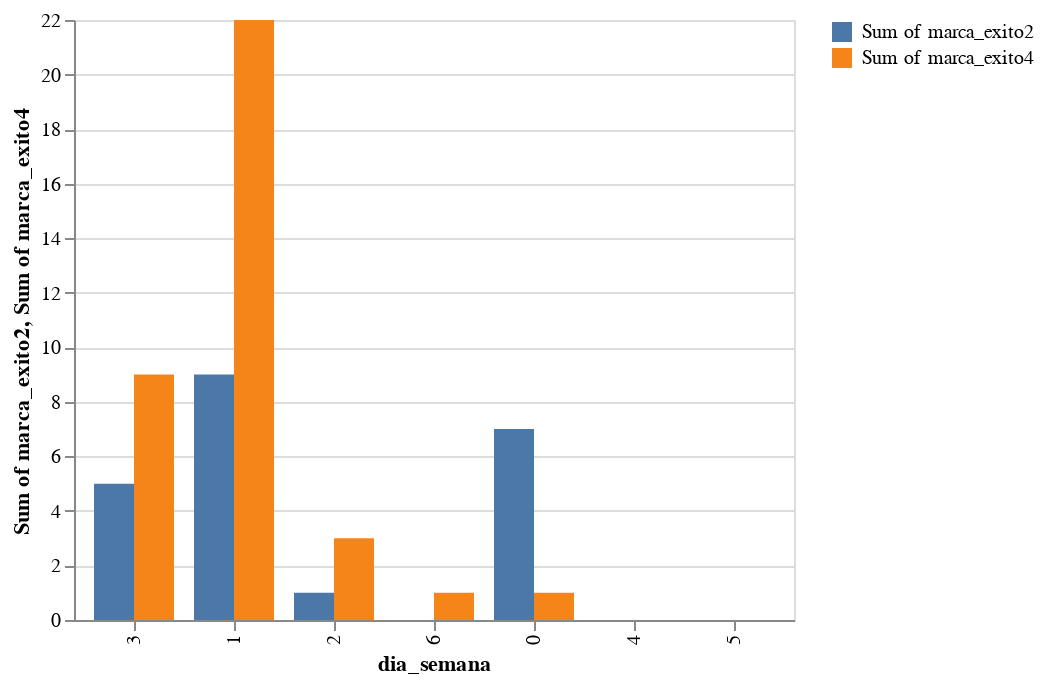

The code cell stored with this chart in its notebook:
### Markdown cell above
### Marca éxito Tipo 2: % clicks a impresiones >= 3%

### Code cell
DeepnoteChart(df_dataset_priori, """{"layer":[{"mark":{"clip":true,"type":"bar","color":"#4c78a8","tooltip":true},"encoding":{"x":{"sort":null,"type":"nominal","field":"dia_semana","scale":{"type":"linear"}},"y":{"sort":null,"type":"quantitative","field":"marca_exito2","scale":{"type":"linear"},"aggregate":"sum"},"color":{"datum":"Sum of marca_exito2"},"xOffset":{"datum":"Sum of marca_exito2"}}},{"mark":{"clip":true,"type":"bar","color":"#f58518","tooltip":true},"encoding":{"x":{"sort":null,"type":"nominal","field":"dia_semana","scale":{"type":"linear"}},"y":{"sort":null,"type":"quantitative","field":"marca_exito4","scale":{"type":"linear"},"aggregate":"sum"},"color":{"datum":"Sum of marca_exito4"},"xOffset":{"datum":"Sum of marca_exito4"}}}],"config":{"legend":{}},"$schema":"https://vega.github.io/schema/vega-lite/v5.json","encoding":{}}""")
